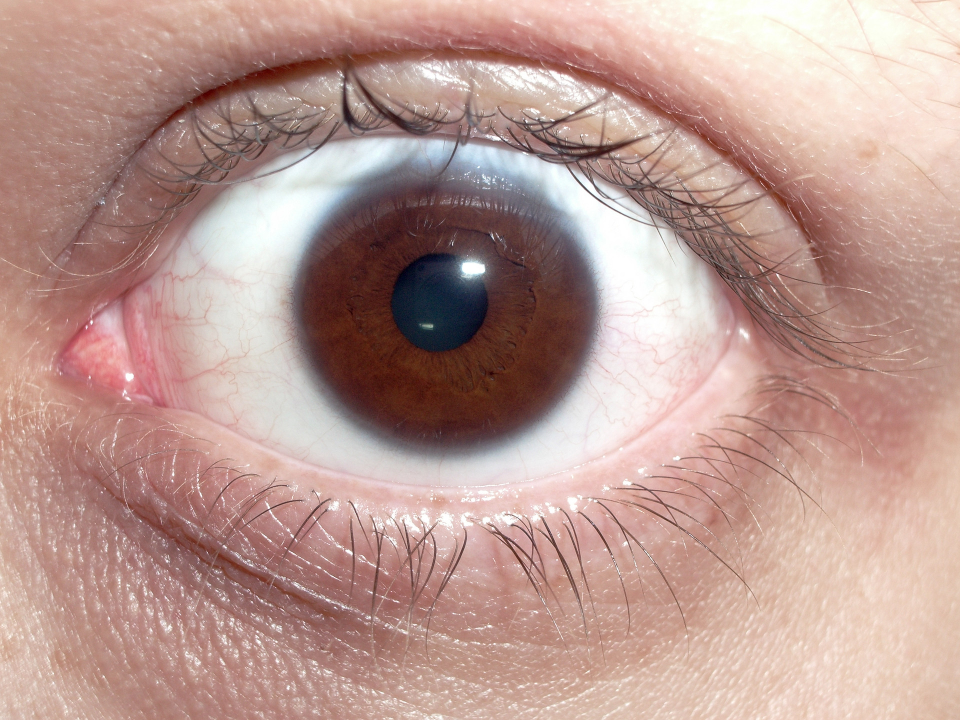
#> input picture processed_images/test/normal/image_304.png, 1920 x 1440 px (shown at 1/2 size)
$ python cataractt.py
#> lines starting #> are read from the running program, lines starting #| are printed output that depends on the picture; after the words box and inside, x2 and y2 are one past the last pixel; in counts of white or black regions, pixels touching at a corner belong together
import cv2  # Importing OpenCV library for image processing
import imutils  # Importing imutils library for convenience functions
import numpy as np  # Importing NumPy library for numerical operations
from math import hypot  # Importing hypot function from math module

# Initialize variables to store areas and centroids
pupil_area = 0
cat_area = 0

cX_pupil = 0
cY_pupil = 0
cX_cat = 0
cY_cat = 0

# Function to process the image
def select_image():
    """
    Processes the eye image to estimate the cataract area and percentage.

    Returns:
        None
    """
    # Path to the image
    path = 'processed_images/test/normal/image_304.png'

    # Load the image
    if len(path) > 0:
        img = cv2.imread(path)
#> img is the input picture: shape (1440, 1920, 3); mean B, G, R 145.8, 153.4, 186.2

        # Resize the image for better processing
        img = imutils.resize(img, width=500)
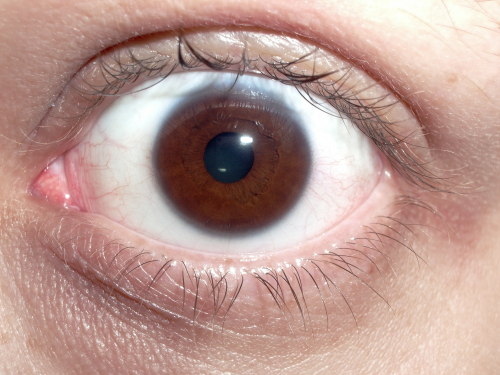
#> img: shape (375, 500, 3); mean B, G, R 145.8, 153.4, 186.2

        # Convert image to grayscale
        gray = cv2.cvtColor(img, cv2.COLOR_BGR2GRAY)
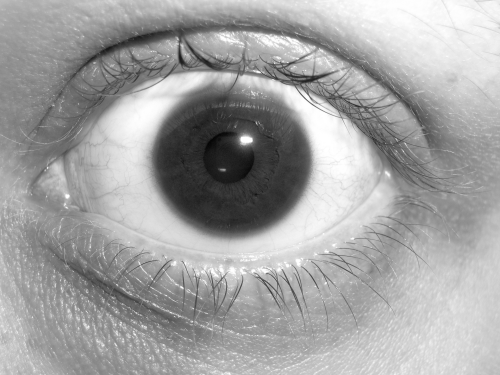
#> gray: shape (375, 500); min 5, max 255, mean 162.3

        # Convert image to RGB format
        img = cv2.cvtColor(img, cv2.COLOR_BGR2RGB)

        # Apply 2D filtering to smoothen the image
        kernel = np.ones((5,5), np.float32) / 25  # 5x5 kernel for smoothing
        imgfiltered = cv2.filter2D(gray, -1, kernel)  # Applying 2D convolution with the kernel

        # Perform morphological operations to enhance features
        kernelOp = np.ones((10, 10), np.uint8)  # Kernel for morphological opening
        kernelCl = np.ones((15, 15), np.uint8)  # Kernel for morphological closing

        # Thresholding to separate objects from background
        thresh_image = cv2.threshold(imgfiltered, 0, 255, cv2.THRESH_BINARY_INV + cv2.THRESH_OTSU)[1]  # Adaptive thresholding using Otsu's method
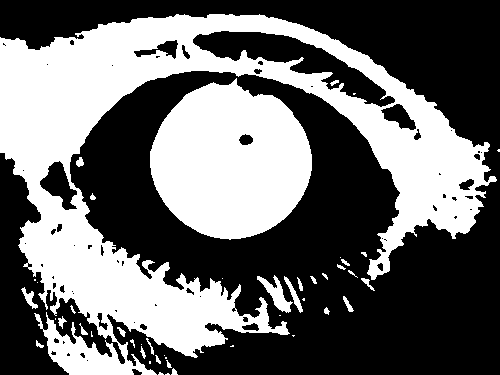
#> thresh_image: shape (375, 500); 41.7% white; 47 white regions (21 under 20 px), largest, box (x1, y1, x2, y2) and area: (0, 14, 497, 375) 57141, (150, 78, 312, 240) 19290, (257, 275, 293, 313) 478
        morpho = cv2.morphologyEx(thresh_image, cv2.MORPH_OPEN, kernelOp)  # Opening operation to remove noise
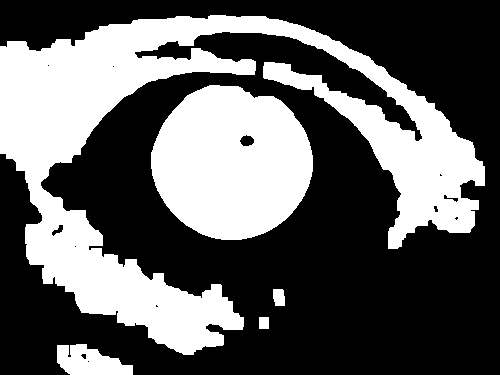
#> morpho: shape (375, 500); 37.5% white; 5 white regions, box (x1, y1, x2, y2) and area: (0, 15, 485, 355) 49213, (151, 85, 313, 240) 19245, (57, 344, 133, 375) 1625, (273, 289, 285, 306) 185, (259, 317, 269, 329) 120

        # Detect circles using Hough Transform
        circles = cv2.HoughCircles(thresh_image, cv2.HOUGH_GRADIENT, 1, 20, param1=50, param2=30, minRadius=0, maxRadius=0)  # Detecting circles using Hough Transform
#> circles = 42 rows, first 8: [217.5, 259.5, 191.5], [204.5, 209.5, 139.1], [240.5, 225.5, 194.3], [243.5, 203.5, 173.3], [235.5, 161.5, 75.4], [249.5, 180.5, 149.5], [275.5, 192.5, 132.7], [217.5, 227.5, 160.5]

        img_morpho_copy = morpho.copy()  # Creating a copy of the morphological image

        circle_values_list = np.uint16(np.around(circles))  # Converting circle parameters to integers
#> circle_values_list = 42 rows, first 8: [218, 260, 192], [204, 210, 139], [240, 226, 194], [244, 204, 173], [236, 162, 75], [250, 180, 150], [276, 192, 133], [218, 228, 160]
        x, y, r = circle_values_list[0,:][0]  # Extracting circle parameters
#> x = 218; y = 260; r = 192

        rows, cols = img_morpho_copy.shape  # Get the dimensions of the image
#> rows = 375; cols = 500

        # Remove areas outside the detected circle
        for i in range(cols):  # Looping through columns
            for j in range(rows):  # Looping through rows
                if hypot(i - x, j - y) > r:  # Checking if pixel is outside the circle
                    img_morpho_copy[j, i] = 0  # Set pixel value to 0 (black)
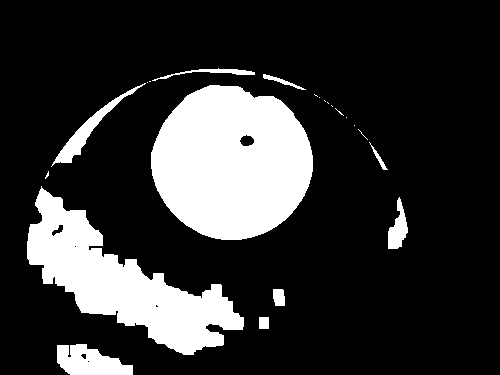
#> img_morpho_copy: shape (375, 500); 19.8% white; 22 white regions (12 under 20 px), largest, box (x1, y1, x2, y2) and area: (151, 85, 313, 240) 19245, (27, 186, 244, 355) 13699, (57, 344, 133, 375) 1625

        imgg_inv = cv2.bitwise_not(img_morpho_copy)  # Inverting the image (black to white and vice versa)
#> imgg_inv: shape (375, 500); 80.2% white; 22 black regions (12 under 20 px)

        # Find contours of pupil
        contours0, hierarchy = cv2.findContours(img_morpho_copy, cv2.RETR_EXTERNAL, cv2.CHAIN_APPROX_NONE)  # Finding contours of objects
#> contours0 = 22 contours, 12 with area under 20; largest, box (x1, y1, x2, y2) and area: (151, 85, 313, 240) 19135, (27, 186, 244, 355) 13361, (57, 344, 133, 375) 1537, (51, 83, 146, 167) 976, (388, 197, 408, 249) 504
        cimg_pupil = img.copy()  # Creating a copy of the original image
        for cnt in contours0:  # Looping through the contours
            cv2.drawContours(cimg_pupil, cnt, -1, (0, 255, 0), 3, 8)  # Drawing contours on the image
            pupil_area = cv2.contourArea(cnt)  # Calculating area of the contour
#> this loop made 22 passes
#> pupil_area on passes 1, 2, 3, 4, 5, 7, 17, 18, 21, 22: 1537, 99, 159, 504.5, 13361, 66, 19135, 976, 107.5, 216
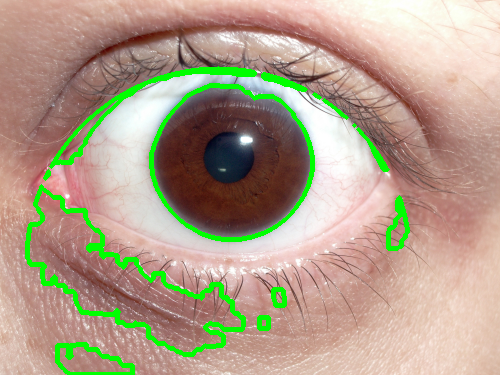
#> cimg_pupil: shape (375, 500, 3); mean R, G, B 176.7, 159.8, 138.1

        # Find contours of cataract
        contours0, hierarchy = cv2.findContours(imgg_inv, cv2.RETR_LIST, cv2.CHAIN_APPROX_NONE)  # Finding contours of objects in inverted image
#> contours0 = 49 contours, 36 with area under 20; largest, box (x1, y1, x2, y2) and area: (0, 0, 500, 375) 184938, (150, 84, 314, 241) 19581, (26, 185, 245, 356) 14155, (51, 82, 147, 167) 1194, (387, 196, 409, 250) 628
        cimg_cat = img.copy()  # Creating a copy of the original image
        for cnt in contours0:  # Looping through the contours
            if cv2.contourArea(cnt) < pupil_area:  # Checking if contour area is less than pupil area
                cv2.drawContours(cimg_cat, cnt, -1, (0, 255, 0), 3, 8)  # Drawing contours on the image
                cat_area = cv2.contourArea(cnt)  # Calculating area of the contour
                cataract_percentage = (cat_area / (pupil_area + cat_area)) * 100  # Calculating percentage of cataract area
#> this loop made 49 passes
#> (cat_area, cataract_percentage) on passes 3, 5, 7, 10, 12, 20, 47: (141, 39.5), (211, 49.41), (39, 15.29), (22, 9.24), (120, 35.71), (96, 30.77), (196.5, 47.64)
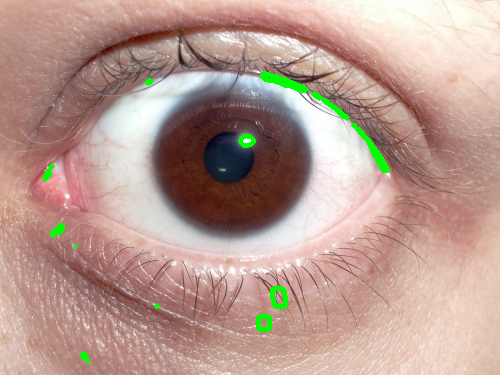
#> cimg_cat: shape (375, 500, 3); mean R, G, B 184.3, 154.6, 144.2

        cv2.waitKey(0)  # Wait for a key press

        return None

select_image()
